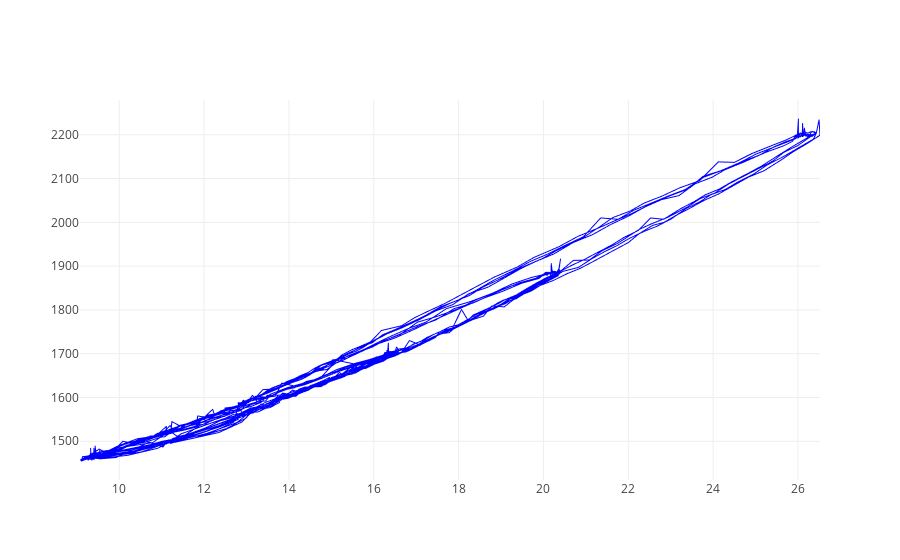

The notebook cell saved with this chart:
### Code cell
adjX = 0
adjY = 5

#assign data
trace0 = go.Scattergl(
        x = ynew[adjX:],
        y = SensorData[adjY:],
        name ="xy",
        mode = 'lines',
        line=dict(
            width=1, color='blue'
        )
)
data = [trace0]

iplot(data, filename='scatter')

adjX = 0
adjY = 5

### Figure 1 — Plotly figure (JSON) as saved in the notebook; plotly's stock layout.template omitted (floating-point values rounded to 4 significant figures; data arrays with more than 128 entries replaced by an {"elided": "..."} marker saying what was removed)
{"data": [{"line": {"color": "blue", "width": 1}, "mode": "lines", "name": "xy", "type": "scattergl", "x": {"elided": "1883 float values"}, "y": {"elided": "1899 str values"}}], "layout": {}}
